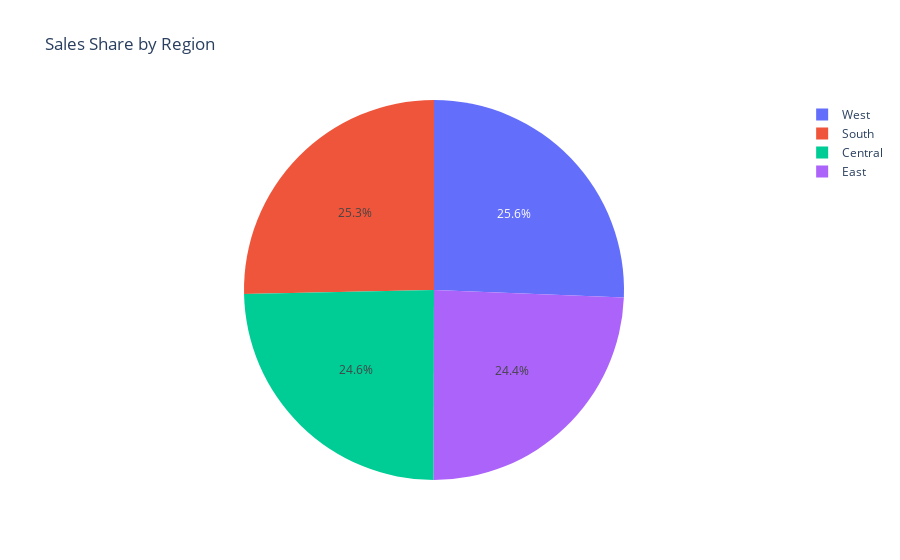

Here is the notebook cell this chart was saved with:
### Code cell
# 🥧 Pie Chart – Sales Share by Region

pie_df = df.groupby("Region")["Sales"].sum().reset_index()
fig4 = pie_chart(pie_df, names="Region", values="Sales", title="Sales Share by Region")
fig4.show()

### Figure 1 — Plotly figure (JSON) as saved in the notebook; plotly's stock layout.template omitted (floating-point values rounded to 4 significant figures)
{"data": [{"domain": {"x": [0, 1], "y": [0, 1]}, "hole": 0, "hovertemplate": "Region=%{label}<br>Sales=%{value}<extra></extra>", "labels": ["Central", "East", "South", "West"], "legendgroup": "", "name": "", "showlegend": true, "type": "pie", "values": [127600.0, 126400.0, 131200.0, 132700.0]}], "layout": {"legend": {"tracegroupgap": 0}, "title": {"text": "Sales Share by Region"}}}
